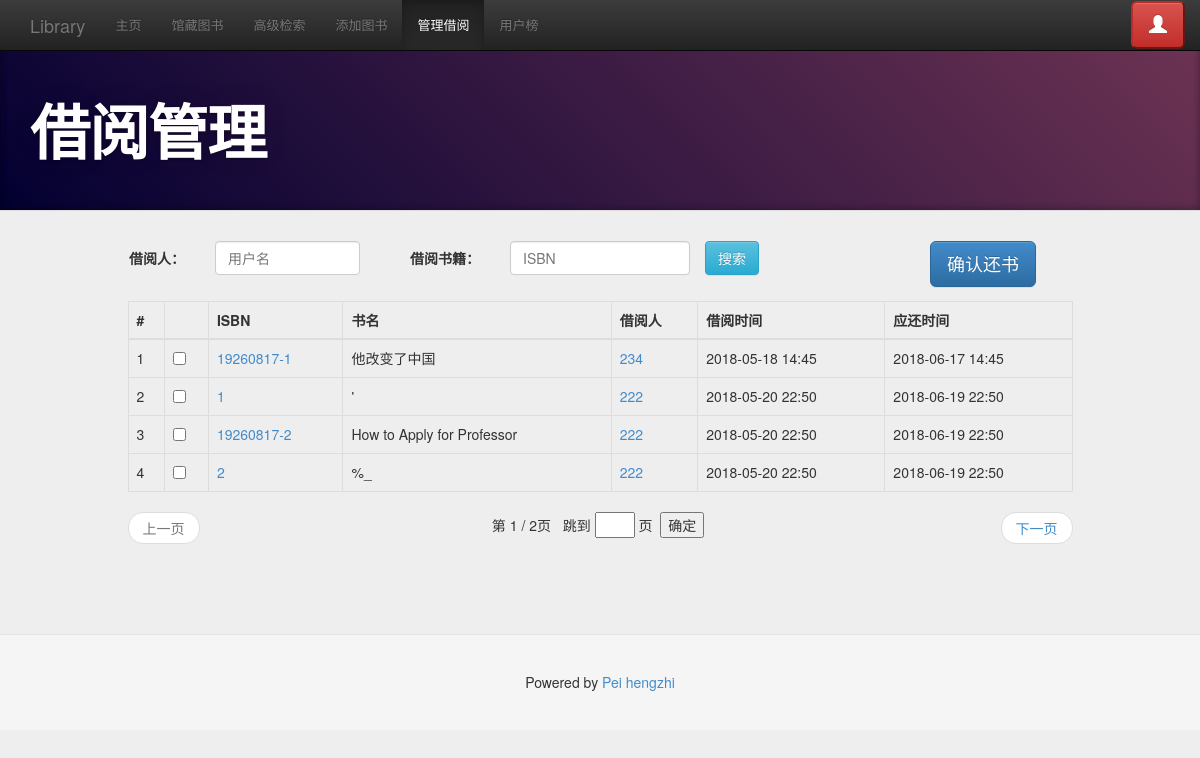
Page /manage_loan (signed in) on the committed database.
### account/models.py (models this page shows, shortened)
class Loan_record(models.Model):
    Lbook=models.ForeignKey(Books,on_delete=models.CASCADE)
    borrower=models.ForeignKey(User,on_delete=models.CASCADE)
    loandate=models.DateTimeField(auto_now_add=True)
    returndate=models.DateTimeField(null=True,blank=True)
    extended=models.BooleanField(default=False)
    class Meta:
        db_table='loan_record'
        verbose_name='借阅记录'
        verbose_name_plural='借阅记录'
        ordering=['loandate']

class Books(models.Model):
    isbn=models.CharField(max_length=13)
    bookname=models.CharField(max_length=40)
    date=models.DateField()
    category=models.CharField(max_length=7,default="")
    publisher=models.CharField(max_length=20)
    author=models.CharField(max_length=20)
    description=models.TextField(max_length=300,blank=True,default="")
    totnum=models.PositiveIntegerField(default=1)
    pict=models.ImageField(upload_to='image/%Y/%m/%d/',default="image/index.jpg")
    class Meta:
        db_table='books'
        verbose_name='书籍信息'
        verbose_name_plural='书籍信息'
        ordering=['isbn']

### account/views.py (the view, shortened to what this page needs)
# urls.py: path('manage_loan',views.manage_loan,name='manage_loan'),
@user_passes_test(staff_check)
def manage_loan(request):
    user=request.user
    Rnum=Account.objects.get(user=user).RecordNum
    state=None
    loan_list=Loan_record.objects.filter(returndate__isnull=True).order_by("loandate")
    borrower=request.GET.get('borrower',"")
    isbn=request.GET.get('isbn',"")
    if borrower!="": loan_list=loan_list.filter(borrower__username=borrower)
    if isbn!="": loan_list=loan_list.filter(Lbook__isbn=isbn)
    loan_list=paginate(request.GET.get('page'),loan_list,Rnum)
    out_list=[(record,record.loandate+datetime.timedelta(days=loan_days+record.extended*extend_days)) for record in loan_list]
    content = {
        'user':user,
        'active_menu': 'manage_loan',
        'loan_list':loan_list,
        'out_list':out_list,
        'borrower':borrower,
        'isbn':isbn,
        'state':state,
    }
    return render(request, 'manage_loan.html', content)

### account/views.py (called while the page is built)
def staff_check(user):
    if user.is_authenticated:return user.is_staff
    else:return False

def paginate(page,out_list,num):
    paginator=Paginator(out_list,num)
    try:
        out_list=paginator.page(page)
    except PageNotAnInteger:
        out_list=paginator.page(1)
    except EmptyPage:
        out_list=paginator.page(paginator.num_pages)
    return out_list

### templates/manage_loan.html (shortened to what this page needs)
{% extends "base.html" %}
{% load staticfiles %}
{% block head %}
<header class="jumbotron subhead" id="header-base">
    <div class="container">
        <h1>借阅管理</h1>
    </div>
</header>
{% endblock %}
{% block content %}
    <div class="container">
        <div class="row">
            <form method="POST" role="form" class="form-horizontal" id="manageloan-form">
                <div class="col-md-1">
                </div>
                <div class="col-md-3 form-group">
                    <label class="col-md-4 control-label" for="id_borrower">借阅人：</label>
                    <div class="col-md-8">
                        <input class="form-control" type="search" id="id_borrower" name="borrower" placeholder="用户名" value="{{ borrower }}">
                    </div>
                </div>
                <div class="col-md-4 form-group">
                    <label for="id_isbn" class="col-md-4 control-label">借阅书籍：</label>
                    <div class="col-md-7">
                        <input class="form-control" type="search" id="id_isbn" name="isbn" placeholder="ISBN" value="{{ isbn }}">
                    </div>
                    <div class="col-md-1">
                         <input class="btn btn-info form-group" type="submit" name="filter_loan" value="搜索">
                    </div>
                </div>
                <div class="col-md-2 col-md-offset-2">
                    <input class="btn btn-primary btn-lg form-group" type="submit" name="return" value="确认还书" onclick="return Return_con()">
                </div>
                <br><br><br>
                <div class="col-md-10 col-md-offset-1">
                    <table class="table table-hover table-bordered">
                        <thead>
                        <tr>
                            <th>#</th>
                            <th><br></th>
                            <th>ISBN</th>
                            <th>书名</th>
                            <th>借阅人</th>
                            <th>借阅时间</th>
                            <th>应还时间</th>
                        </tr>
                        </thead>
                        <tbody>
                        {% for record,due in out_list %}
                            <tr>
                                <td>{{ forloop.counter }}</td>
                                <td>
                                    <input type="checkbox" name="record" value="{{ record.id }}">
                                </td>
                                <td><a href="{% url 'book_detail' %}?id={{ record.Lbook.id }}">{{ record.Lbook.isbn }}</a></td>
                                <td>{{ record.Lbook.bookname }}</td>
                                <td><a href="{% url 'person' %}?id={{ record.borrower.id }}">{{ record.borrower.username }}</a></td>
                                <td>{{ record.loandate|date:"Y-m-d H:i" }}</td>
                                <td>{{ due|date:"Y-m-d H:i" }}</td>
                            </tr>
                        {% empty %}
                            <tr>
                                <td>暂无用户</td>
                            </tr>
                        {% endfor %}
                        </tbody>
                    </table>
                    <nav>
                        <ul class="pager">
                            {% if loan_list.has_previous %}
                                <li class="previous"><a
                                        href="?borrower={{ borrower }}&isbn={{ isbn }}&page={{ loan_list.previous_page_number }}">上一页</a>
                                </li>
                            {% else %}
                                <li class="previous disabled"><a href="#">上一页</a></li>
                            {% endif %}
                            第 {{ loan_list.number }} / {{ loan_list.paginator.num_pages }}页&nbsp;&nbsp;
                            {% if loan_list.has_next %}
                                <li class="next"><a
                                        href="?borrower={{ borrower }}&isbn={{ isbn }}&page={{ loan_list.next_page_number }}">下一页</a>
                                </li>
                            {% else %}
                                <li class="next disabled"><a href="#">下一页</a></li>
                            {% endif %}
                            <li>
                                跳到&nbsp;<input type="text" id="jump_page" maxlength="9" type="text" style="width:40px;" onkeyup=" if (event.keyCode==13) jump()"> 页&nbsp;
                                <button id="pager_go" type="button" value="确定" onclick="jump()" >确定</button>&nbsp;
                            </li>
                        </ul>
                    </nav>
                </div>
            </form>
        </div>
    </div>
{% endblock %}

### account/static/css/base.css (style rules this page uses)
body { padding-top: 50px; background-color: #eeeeee; }
#header-base { background-color: #000; color: #fff; }

### account/static/css/docs.css (style rules this page uses)
body { position: relative; padding-top: 40px; }
.jumbotron { position: relative; padding: 40px 0; color: #fff; text-align: center; text-shadow: 0 1px 3px rgba(0,0,0,.4), 0 0 30px rgba(0,0,0,.075); background: #020031; background: -moz-linear-gradient(45deg, #020031 0%, #6d3353 100%); background: -webkit-gradient(linear, left bottom, right top, color-stop(0%,#020031), color-stop(100%,#6d3353)); background: -webkit-linear-gradient(45deg, #020031 0%,#6d3353 100%); background: -o-linear-gradient(45deg, #020031 0%,#6d3353 100%); background: -ms-linear-gradient(45deg, #020031 0%,#6d3353 100%); background: linear-gradient(45deg, #020031 0%,#6d3353 100%); filter: progid:DXImageTransform.Microsoft.gradient( startColorstr='#020031', endColorstr='#6d3353',GradientType=1 ); -webkit-box-shadow: inset 0 3px 7px rgba(0,0,0,.2), inset 0 -3px 7px rgba(0,0,0,.2); -moz-box-shadow: inset 0 3px 7px rgba(0,0,0,.2), inset 0 -3px 7px rgba(0,0,0,.2); box-shadow: inset 0 3px 7px rgba(0,0,0,.2), inset 0 -3px 7px rgba(0,0,0,.2); }
.jumbotron h1 { font-size: 80px; font-weight: bold; letter-spacing: -1px; line-height: 1; }
.jumbotron .container { position: relative; z-index: 2; }
.jumbotron:after { content: ''; display: block; position: absolute; top: 0; right: 0; bottom: 0; left: 0; background: url(../img/bs-docs-masthead-pattern.png) repeat center center; opacity: .4; }
.subhead { text-align: left; border-bottom: 1px solid #ddd; }
.subhead h1 { font-size: 60px; }

### account/static/css/docs-cn.css (style rules this page uses)
h1, h3, h3, .masthead p, .subhead p, .marketing h2 { font-family: "Helvetica Neue",Helvetica,'microsoft yahei ui', 'microsoft yahei','simhei',Arial,sans-serif; font-weight: normal; }

### rows in the picture
Loan_record: Lbook.isbn "19260817-1", Lbook.bookname "他改变了中国", borrower.username "234", loandate "2018-05-18 14:45", due "2018-06-17 14:45"
Loan_record: Lbook.isbn "1", Lbook.bookname "'", borrower.username "222", loandate "2018-05-20 22:50", due "2018-06-19 22:50"
Loan_record: Lbook.isbn "19260817-2", Lbook.bookname "How to Apply for Professor", borrower.username "222", loandate "2018-05-20 22:50", due "2018-06-19 22:50"
Loan_record: Lbook.isbn "2", Lbook.bookname "%_", borrower.username "222", loandate "2018-05-20 22:50", due "2018-06-19 22:50"

### other values in the picture
{{ loan_list.number }} "1"
{{ loan_list.paginator.num_pages }} "2"
